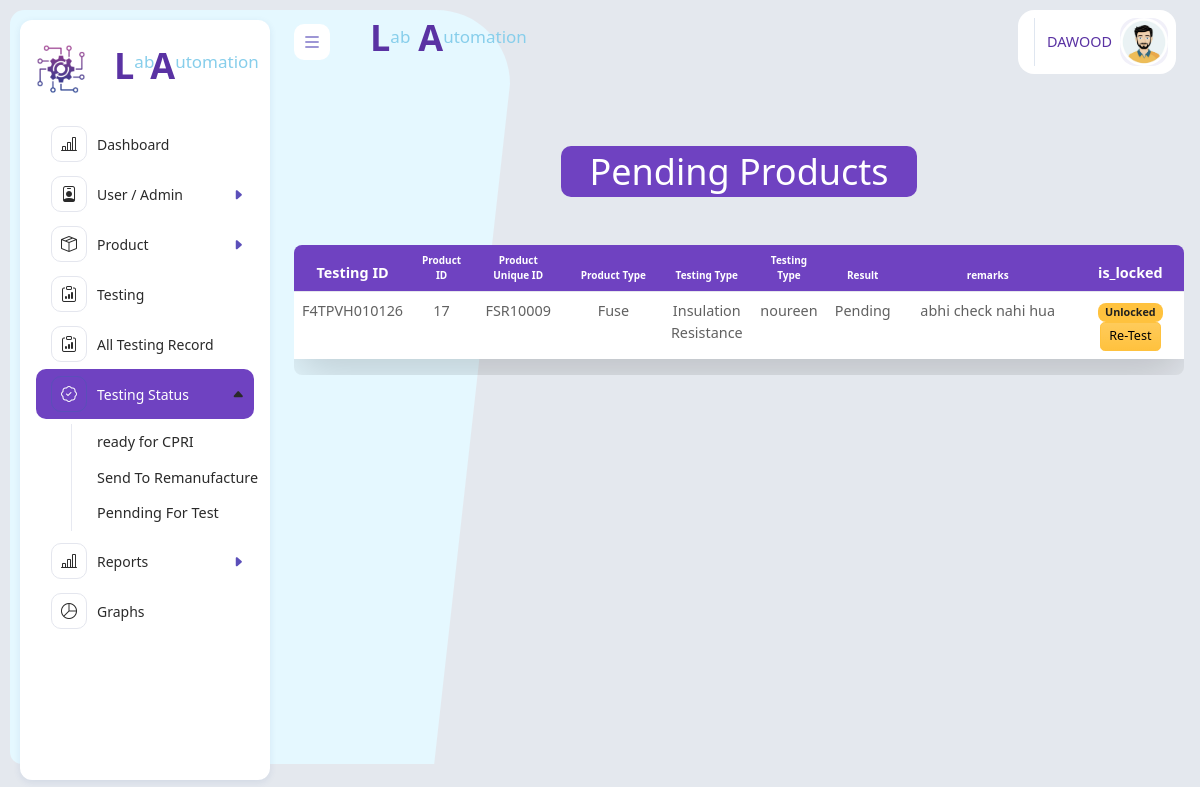
Page /pending.php (signed in) on the earlier database version.
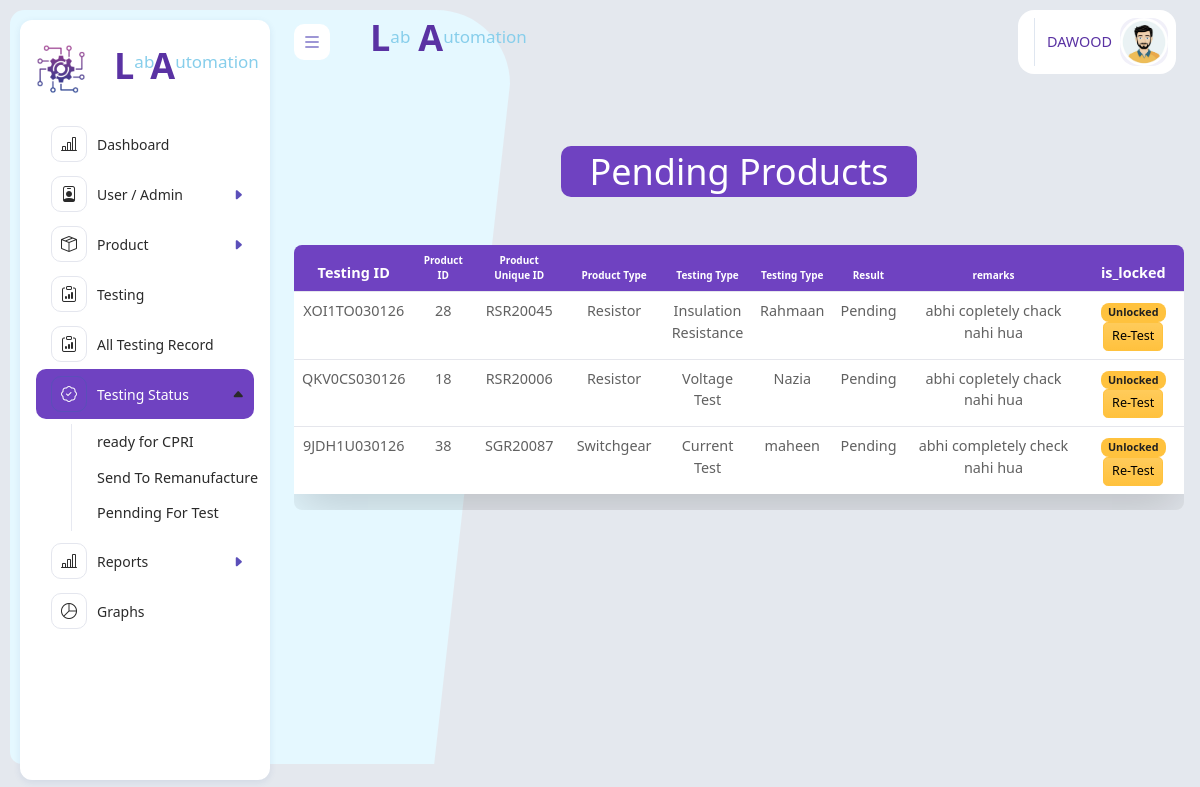
Same page on the later database version.
### tables this page shows
CREATE TABLE `testing_data` (
  `testing_id` varchar(12) NOT NULL,
  `product_id` int(11) NOT NULL,
  `product_type` varchar(11) NOT NULL,
  `testing_type` varchar(200) DEFAULT NULL,
  `result_type` enum('Pass','Fail','Pending') NOT NULL,
  `tested_by` varchar(200) DEFAULT NULL,
  `remarks` varchar(200) DEFAULT NULL,
  `created_at` timestamp NOT NULL DEFAULT current_timestamp(),
  `send_to` enum('CPRI','Remanufacture','Pending') DEFAULT 'Pending',
  `is_locked` tinyint(1) DEFAULT 0
);

CREATE TABLE `products` (
  `id` int(11) NOT NULL,
  `product_id` varchar(12) NOT NULL,
  `product_code` varchar(2) NOT NULL,
  `rivision` varchar(11) NOT NULL,
  `manufacturing_no` varchar(50) NOT NULL,
  `product_type` varchar(11) NOT NULL,
  `product_name` varchar(200) NOT NULL,
  `is_active` tinyint(1) DEFAULT 1
);

### pending.php (the view, shortened to what this page needs)
<?php
include 'header.php';
include "backend/db.php";
$query = "SELECT
    t.testing_id,
    p.id as product_db_id,
    p.product_id ,
    p.product_type ,
    t.testing_type,
    t.result_type,
    t.tested_by,
    t.remarks,
    t.is_locked
FROM testing_data t
JOIN products p ON t.product_id = p.id
WHERE
    t.send_to = 'Pending'
    AND t.is_locked = 0
ORDER BY t.testing_id DESC;
";
$res = mysqli_query($conn,$query);
?>
<div class="app-body">
<h1 class="title text-center my-5 p-1" >Pending Products</h1>
<div class="table-responsive rounded">
    <table class="table  table-hover table-border shadow-lg p-3" >
        <thead>
            <tr>
                <th id="th" >Testing ID</th>
                <th id="th"  class="font">Product ID</th>
                <th id="th"  class="font">Product Unique ID</th>
                <th id="th"  class="font">Product Type</th>
                <th id="th" class="font">Testing Type</th>
                <th id="th" class="font">Testing Type</th>
                <th id="th" class="font">Result</th>
                <th id="th"  class="font">remarks</th>
                <th id="th"  >is_locked</th>
            </tr>
        </thead>
        <tbody>
            <?php
            if (mysqli_num_rows($res)>0) {
                while($data = mysqli_fetch_assoc($res)){
            ?>
            <tr>
                <td id="td" class="text-center " ><?= $data["testing_id"] ?></td>
                <td class="text-center"><?= $data["product_db_id"] ?></td>
                <td class="text-center"><?= $data["product_id"] ?></td>
                <td id="wid" class="text-center" ><?= $data["product_type"] ?></td>
                <td id="td" class="text-center" ><?= $data["testing_type"] ?></td>
                <td class="text-center"><?= $data["tested_by"] ?></td>
                <td class="text-center"><?= $data["result_type"] ?></td>
                <td id="id2" class="text-center"><?= $data["remarks"] ?></td>
                            <td class="text-center">
                                <?php
                                if($data['is_locked'] == 0){
                                    ?>
                                    <span class="badge bg-warning text-dark">Unlocked</span>
                                    <a href="edit-pending.php?testing_id=<?= $data['testing_id']?>" class="btn btn-warning  btn-sm">Re-Test</a>
                                       <?php
                                } else {
                                    ?>
                                    echo '<span class="badge bg-success">Locked</span>';
                                    <?php
                                }
                                ?>
                            </td>
                        </tr>
                        <?php
                    }
                } else {
                    echo '<tr><td colspan="8" class="text-center">No records found</td></tr>';
                }
                ?>
        </tbody>
    </table>
</div>
</div>
<?php
include 'footer.php';
?>

Differences in the rows shown:
no longer on this page (row edited): testing_data: testing_id "F4TPVH010126", product "17", product.product_id "FSR10009", product.product_type "Fuse", testing_type "Insulation Resistance", tested_by "noureen", result_type "Pending", remarks "abhi check nahi hua"
added testing_data: testing_id "XOI1TO030126", product "28", product.product_id "RSR20045", product.product_type "Resistor", testing_type "Insulation Resistance", tested_by "Rahmaan", result_type "Pending", remarks "abhi copletely chack nahi hua"
added testing_data: testing_id "QKV0CS030126", product "18", product.product_id "RSR20006", product.product_type "Resistor", testing_type "Voltage Test", tested_by "Nazia", result_type "Pending", remarks "abhi copletely chack nahi hua"
added testing_data: testing_id "9JDH1U030126", product "38", product.product_id "SGR20087", product.product_type "Switchgear", testing_type "Current Test", tested_by "maheen", result_type "Pending", remarks "abhi completely check nahi hua"
